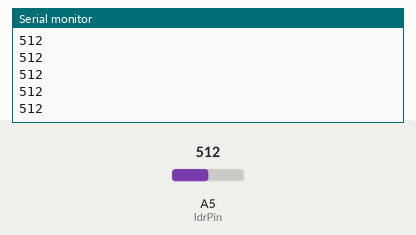
Bench run of a sketch on a simulated Arduino Uno, built with avr-gcc and run on an emulated ATmega328P. Shown: the last lines printed to the serial monitor. The test bench sets the inputs (shaded band); at power-on: A5 (ldrPin) = 512.

Above: at 1.2 s.
1.3 s: A5 (ldrPin) set to 716
At 1.31 s:
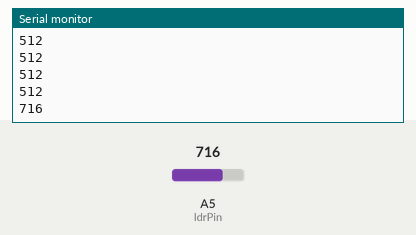
2.8 s: A5 (ldrPin) set to 900
At 2.81 s:
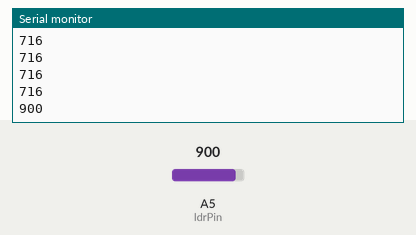
Timing chart, 0 to 5.8 s (numbered marks = the images above; inputs shaded):
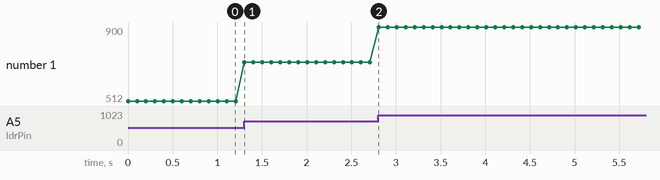

The sketch:

LDR.ino
```cpp
const int ldrPin = 5;
int ldrValue = 0;

void setup() {
  Serial.begin(9600);
}

void loop() {
  ldrValue = analogRead(ldrPin);
  Serial.println(ldrValue);
  delay(100);
}
```

Measured:
- after the input at 1.3 s, the serial monitor: prints a new line at once (image 1)
- after the input at 2.8 s, the serial monitor: prints a new line at once (image 2)
- plotted number 1: 512 → 716 after the input at 1.3 s, 716 → 900 after the input at 2.8 s
